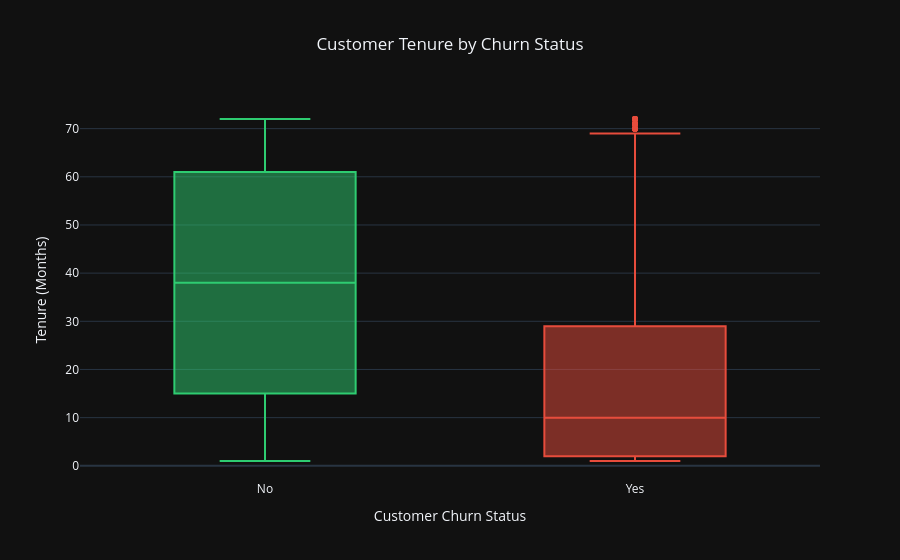

The cell this chart's notebook holds for it:
### Markdown cell above
<h3>Visualizing Customer tenure:</h3>

### Code cell
import plotly.express as px

tenure_summary = df.groupby("Churn")["tenure"].agg(
    ["count", "mean", "median", "min", "max"]
).round(2)

print("Customer Tenure Summary:")
display(tenure_summary)

fig = px.box(
    df,
    x="Churn",
    y="tenure",
    color="Churn",
    points="outliers",
    color_discrete_map={
        "No": "#2ECC71",
        "Yes": "#E74C3C"
    },
    title="Customer Tenure by Churn Status",
    labels={
        "Churn": "Customer Churn Status",
        "tenure": "Tenure (Months)"
    },
    template="plotly_dark"
)

fig.update_layout(
    title_x=0.5,
    showlegend=False
)

fig.show()

### Figure 1 — Plotly figure (JSON) as saved in the notebook; plotly's stock layout.template omitted (floating-point values rounded to 4 significant figures; data arrays with more than 128 entries replaced by an {"elided": "..."} marker saying what was removed)
{"data": [{"alignmentgroup": "True", "boxpoints": "outliers", "hovertemplate": "Customer Churn Status=%{x}<br>Tenure (Months)=%{y}<extra></extra>", "legendgroup": "No", "marker": {"color": "#2ECC71"}, "name": "No", "notched": false, "offsetgroup": "No", "orientation": "v", "showlegend": true, "type": "box", "x": {"elided": "5163 str values"}, "x0": " ", "xaxis": "x", "y": {"elided": "5163 int values"}, "y0": " ", "yaxis": "y"}, {"alignmentgroup": "True", "boxpoints": "outliers", "hovertemplate": "Customer Churn Status=%{x}<br>Tenure (Months)=%{y}<extra></extra>", "legendgroup": "Yes", "marker": {"color": "#E74C3C"}, "name": "Yes", "notched": false, "offsetgroup": "Yes", "orientation": "v", "showlegend": true, "type": "box", "x": {"elided": "1869 str values"}, "x0": " ", "xaxis": "x", "y": {"elided": "1869 int values"}, "y0": " ", "yaxis": "y"}], "layout": {"boxmode": "overlay", "legend": {"title": {"text": "Customer Churn Status"}, "tracegroupgap": 0}, "showlegend": false, "title": {"text": "Customer Tenure by Churn Status", "x": 0.5}, "xaxis": {"anchor": "y", "categoryarray": ["No", "Yes"], "categoryorder": "array", "domain": [0, 1], "title": {"text": "Customer Churn Status"}}, "yaxis": {"anchor": "x", "domain": [0, 1], "title": {"text": "Tenure (Months)"}}}}
